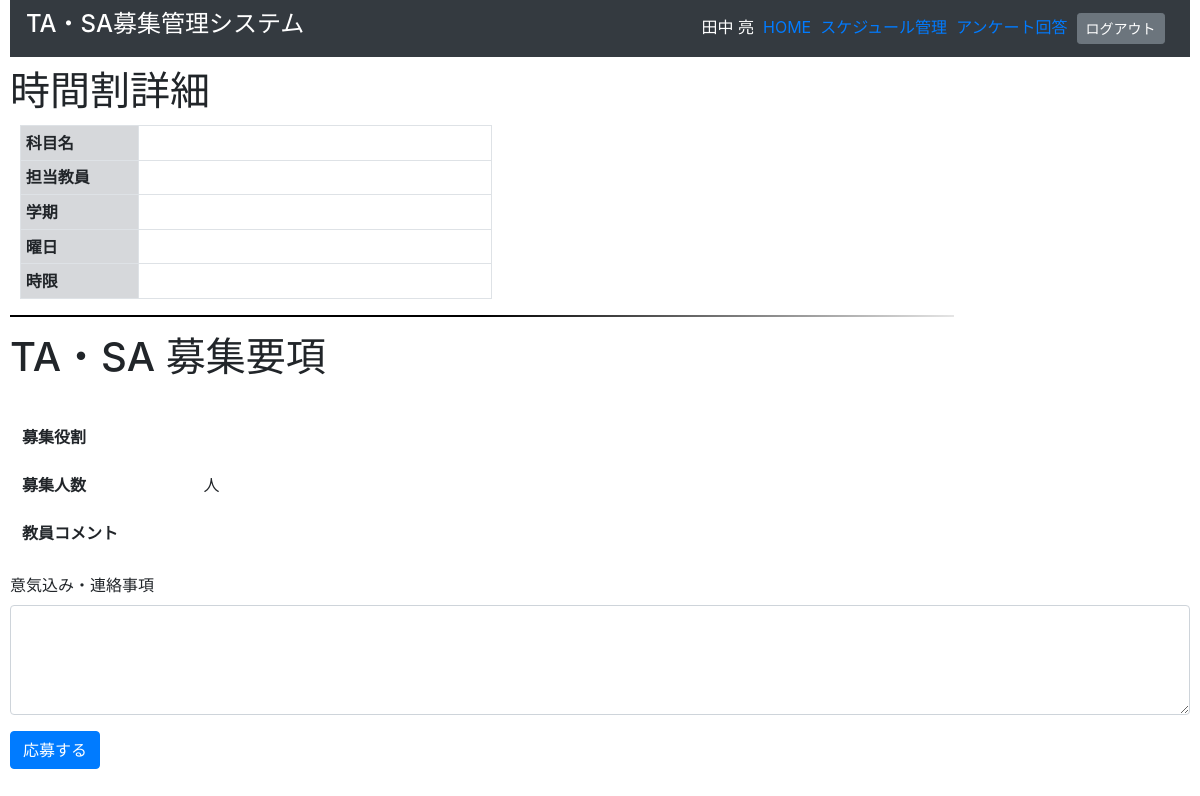
The app's page /index.php?do=student_application&rec_id=11 (signed in), older data.
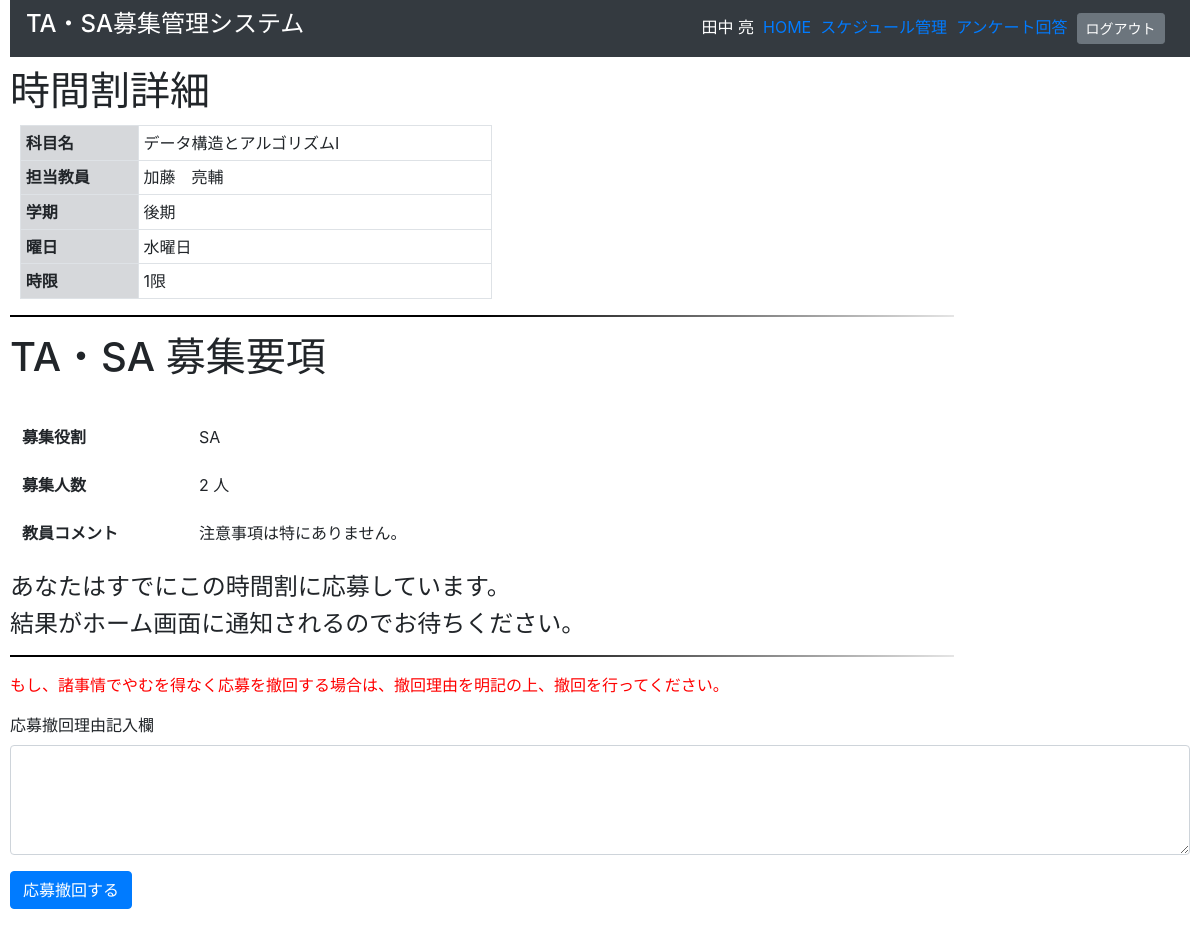
The same page, newer data.
### tables this page shows
CREATE TABLE `tb_recruitment` (
  `rec_id` int(10) unsigned NOT NULL AUTO_INCREMENT,
  `tt_id` int(10) unsigned NOT NULL,
  `role_id` int(10) unsigned NOT NULL,
  `tea_id` varchar(16) NOT NULL,
  `rec_day` date DEFAULT NULL,
  `rec_comment` text DEFAULT NULL,
  `rec_num` int(11) DEFAULT NULL,
  PRIMARY KEY (`rec_id`,`tt_id`,`role_id`,`tea_id`),
  UNIQUE KEY `rec_id` (`rec_id`),
  KEY `tt_id` (`tt_id`),
  KEY `role_id` (`role_id`),
  KEY `tea_id` (`tea_id`),
  CONSTRAINT `tb_recruitment_ibfk_1` FOREIGN KEY (`tt_id`) REFERENCES `tb_timetable` (`tt_id`),
  CONSTRAINT `tb_recruitment_ibfk_2` FOREIGN KEY (`role_id`) REFERENCES `tb_role` (`role_id`),
  CONSTRAINT `tb_recruitment_ibfk_3` FOREIGN KEY (`tea_id`) REFERENCES `tb_teacher` (`tea_id`)
);

CREATE TABLE `tb_subject` (
  `sub_id` int(10) unsigned NOT NULL AUTO_INCREMENT,
  `dpt_id` char(2) NOT NULL,
  `category_id` int(10) unsigned NOT NULL,
  `sub_name` varchar(16) NOT NULL,
  `sub_unit` int(11) DEFAULT NULL,
  `get_year` int(11) DEFAULT NULL,
  `sub_section` int(11) DEFAULT NULL,
  PRIMARY KEY (`sub_id`,`dpt_id`,`category_id`),
  UNIQUE KEY `sub_id` (`sub_id`),
  KEY `dpt_id` (`dpt_id`),
  KEY `category_id` (`category_id`),
  CONSTRAINT `tb_subject_ibfk_1` FOREIGN KEY (`dpt_id`) REFERENCES `tb_department` (`dpt_id`),
  CONSTRAINT `tb_subject_ibfk_2` FOREIGN KEY (`category_id`) REFERENCES `tb_category` (`category_id`)
);

CREATE TABLE `tb_teacher` (
  `tea_id` varchar(16) NOT NULL,
  `usr_id` varchar(16) NOT NULL,
  `dpt_id` char(2) NOT NULL,
  `tea_name` varchar(16) NOT NULL,
  `tea_mail` varchar(32) DEFAULT NULL,
  `tea_phoneno` varchar(16) DEFAULT NULL,
  `tea_room` varchar(16) DEFAULT NULL,
  `tea_sex` int(11) DEFAULT NULL,
  PRIMARY KEY (`tea_id`,`usr_id`,`dpt_id`),
  KEY `usr_id` (`usr_id`),
  KEY `dpt_id` (`dpt_id`),
  CONSTRAINT `tb_teacher_ibfk_1` FOREIGN KEY (`usr_id`) REFERENCES `tb_user` (`usr_id`),
  CONSTRAINT `tb_teacher_ibfk_2` FOREIGN KEY (`dpt_id`) REFERENCES `tb_department` (`dpt_id`)
);

CREATE TABLE `tb_timetable` (
  `tt_id` int(10) unsigned NOT NULL AUTO_INCREMENT,
  `tea_id` varchar(16) NOT NULL,
  `sub_id` int(10) unsigned NOT NULL,
  `semester` int(11) DEFAULT NULL,
  `tt_weekday` int(11) DEFAULT NULL,
  `tt_timed` int(11) DEFAULT NULL,
  `tt_year` int(11) DEFAULT NULL,
  `tt_classnum` varchar(16) DEFAULT NULL,
  PRIMARY KEY (`tt_id`,`tea_id`,`sub_id`) USING BTREE,
  UNIQUE KEY `tt_id` (`tt_id`),
  KEY `tea_id` (`tea_id`),
  KEY `sub_id` (`sub_id`),
  CONSTRAINT `tb_timetable_ibfk_1` FOREIGN KEY (`tea_id`) REFERENCES `tb_teacher` (`tea_id`),
  CONSTRAINT `tb_timetable_ibfk_2` FOREIGN KEY (`sub_id`) REFERENCES `tb_subject` (`sub_id`)
);

CREATE TABLE `tb_role` (
  `role_id` int(10) unsigned NOT NULL AUTO_INCREMENT,
  `role_kind` varchar(2) DEFAULT NULL,
  `role_condition` text DEFAULT NULL,
  PRIMARY KEY (`role_id`),
  UNIQUE KEY `role_id` (`role_id`)
);

### index.php (called while the page is built, shortened)
<?php
include('src/pg_header.php');
$action = 'pb_home';
if (isset($_GET['do'])) {
  $action = $_GET['do'];
}
include('src/' . $action . '.php');
include('src/pg_footer.php');

### src/data.php (called while the page is built, shortened)
<?php
$semesters = [1 => '前期',2 => '後期'];
$weekdays = [
	1 => '月曜日',
	2 => '火曜日',
	3 => '水曜日',
	4 => '木曜日',
	5 => '金曜日',
	6 => '土曜日',
	7 => '日曜日'
];
$times = [
	1 => '1限',
	2 => '2限',
	3 => '3限',
	4 => '4限',
	5 => '5限',
	6 => '6限'
];
 ?>

### src/student_application.php (the view, shortened to what this page needs)
<?php
require_once('db_inc.php');
require_once('data.php');
$usr_id = $_SESSION['usr_id'];
$stu_id = strtoupper($usr_id);
$stu_id = mb_substr($stu_id, 1);
$act = 'insert';
$rec_id = $_GET['rec_id'];
$sql = <<<EOM
SELECT * FROM tb_recruitment
NATURAL JOIN tb_timetable
NATURAL JOIN tb_teacher
NATURAL JOIN tb_subject
NATURAL JOIN tb_role
WHERE rec_id = '{$rec_id}'
EOM;
$rs = $conn->query($sql);
$row = $rs->fetch_assoc();
 ?>
 <div class="main">
    <h1>時間割詳細</h1>
  <div class="tablearea-sm">
    <table class="table table-sm table-bordered">
      <tbody>
        <tr>
          <th scope="row" width="25%" class="table-secondary">科目名</th>
          <td><?= $row['sub_name']; ?></td>
        </tr>
        <tr>
          <th scope="row" class="table-secondary">担当教員</th>
          <td><?= $row['tea_name']; ?></td>
        </tr>
        <tr>
          <th scope="row" class="table-secondary">学期</th>
          <td><?= $semesters[$row['semester']];?></td>
        </tr>
        <tr>
          <th scope="row" class="table-secondary">曜日</th>
          <td><?= $weekdays[$row['tt_weekday']]; ?></td>
        </tr>
        <tr>
          <th scope="row" class="table-secondary">時限</th>
          <td><?= $times[$row['tt_timed']]; ?></td>
        </tr>
      </tbody>
    </table>
  </div>
  <hr color="#000000" width="80%" size="3">
  <h1>TA・SA 募集要項</h1>
    <div class="application-form">
      <table class="table table-borderless">
        <thead>
          <tr>
            <th scope="col" width="15%"></th>
            <td scope="col"></td>
          </tr>
        </thead>
        <tbody>
          <tr>
            <th scope="row">募集役割</th>
            <td><?= $row['role_kind']; ?></td>
          </tr>
          <tr>
            <th scope="row">募集人数</th>
            <td ><?= $row['rec_num']; ?>&nbsp;人</td>
          </tr>
          <tr>
            <th scope="row">教員コメント</th>
            <td><?= $row['rec_comment']; ?></td>
          </tr>
        </tbody>
      </table>
<?php
$sql = "SELECT * FROM tb_application WHERE stu_id = '{$stu_id}' AND rec_id = '{$rec_id}' LIMIT 1";
$rs = $conn->query($sql);
$row = $rs->fetch_assoc();
if($row):
  $act = 'update';
?>
  <h4>あなたはすでにこの時間割に応募しています。</h4>
  <h4>結果がホーム画面に通知されるのでお待ちください。</h4>
  <hr color="#000000" width="80%" size="3">
<?php if($row['app_result'] == '3'):?>
    <p class="red">あなたはこの時間割のTA・SA募集を撤回しました。</p>
<?php else: ?>
    <p class="red">もし、諸事情でやむを得なく応募を撤回する場合は、撤回理由を明記の上、撤回を行ってください。</p>
  <form action="?do=student_application_add&act=<?= $act ;?>" method="post" class="needs-validation" novalidate>
    <div class="form-group">
        <label for="app_cancmnt">応募撤回理由記入欄</label>
        <textarea class="form-control" id="app_cancmnt" name='app_cancmnt' rows="4" required></textarea>
    </div>
    <button type="submit" class="btn btn-primary">応募撤回する</button>
  </form>
<?php endif; ?>
<?php else: ?>
      <form action="?do=student_application_add&act=<?= $act ;?>" method="post" class="needs-validation" novalidate>
      <div class="form-group">
          <label for="app-comment">意気込み・連絡事項</label>
          <textarea class="form-control" id="app-comment" name='app_comment' rows="4" required></textarea>
      </div>
      <button type="submit" class="btn btn-primary">応募する</button>
    </form>
    </div>
</div>
<?php endif; ?>

Row changes from the older to the newer data that the page shows:
added tb_recruitment: tb_subject.sub_name "データ構造とアルゴリズムⅠ", tb_teacher.tea_name "加藤 亮輔", tb_timetable.semester "後期", tb_timetable.tt_weekday "水曜日", tb_timetable.tt_timed "1限", role.role_kind "SA", rec_num "2", rec_comment "注意事項は特にありません。"
Text that changed along with them:
text no longer shown: "意気込み・連絡事項 応募する"
text now shown: "あなたはすでにこの時間割に応募しています。 結果がホーム画面に通知されるのでお待ちください。 もし、諸事情でやむを得なく応募を撤回する場合は、撤回理由を明記の上、撤回を行ってください。 応募撤回理由記入欄 応募撤回する"
